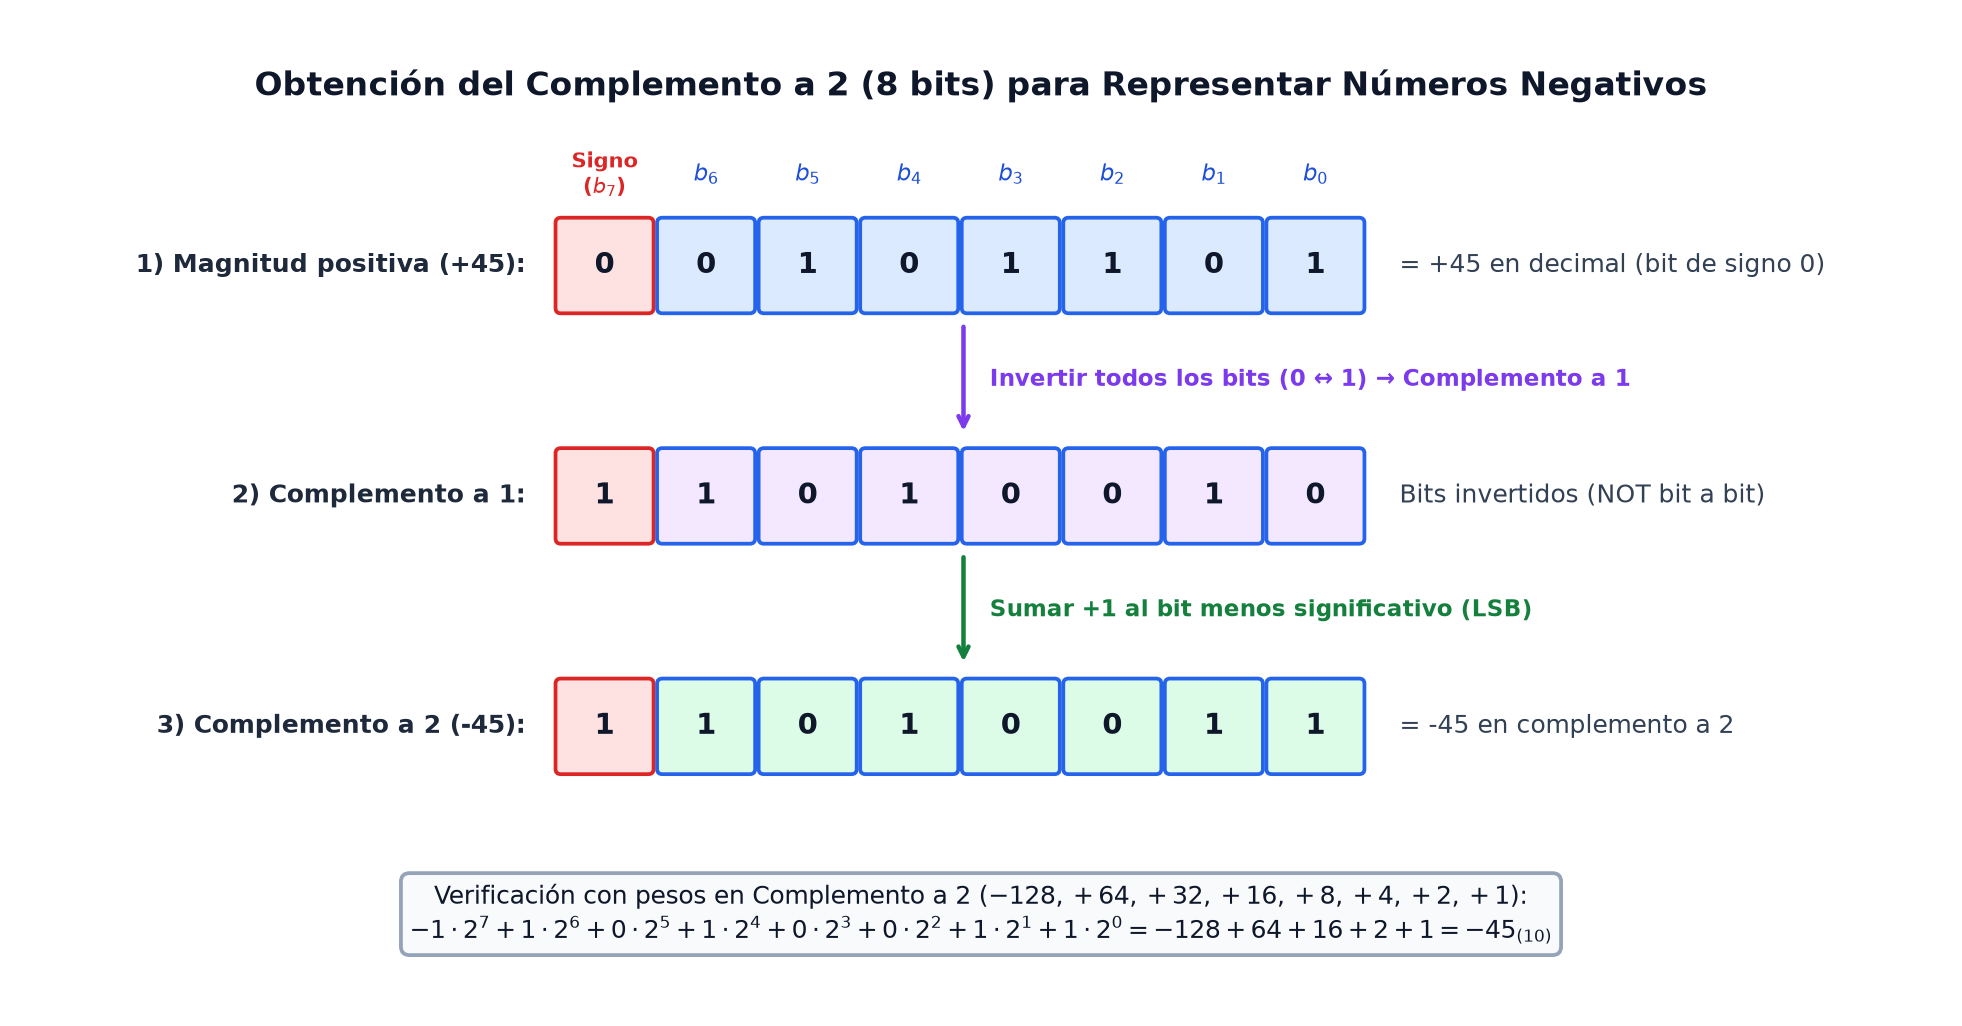

The script that saved this image:
import os
import matplotlib.pyplot as plt
import matplotlib.patches as patches

def draw_bit_row(ax, x_start, y, bits, label_left, label_right, sign_bg="#fee2e2", mag_bg="#dbeafe"):
    ax.text(x_start - 0.2, y + 0.25, label_left, ha='right', va='center', fontsize=10, fontweight='bold', color='#1e293b')
    for i, b in enumerate(bits):
        x = x_start + i * 0.58
        bg = sign_bg if i == 0 else mag_bg
        edge = '#dc2626' if i == 0 else '#2563eb'
        rect = patches.FancyBboxPatch((x, y), 0.5, 0.5, boxstyle="round,pad=0.03",
                                      facecolor=bg, edgecolor=edge, linewidth=1.5)
        ax.add_patch(rect)
        ax.text(x + 0.25, y + 0.25, b, ha='center', va='center', fontsize=11.5, fontweight='bold', color='#0f172a')
    ax.text(x_start + len(bits)*0.58 + 0.15, y + 0.25, label_right, ha='left', va='center', fontsize=9.8, color='#334155')

def main():
    fig, ax = plt.subplots(figsize=(11, 5.8), dpi=180)
    ax.set_xlim(0, 11)
    ax.set_ylim(0, 5.8)
    ax.axis('off')

    ax.text(5.5, 5.4, "Obtención del Complemento a 2 (8 bits) para Representar Números Negativos",
            ha='center', va='center', fontsize=13, fontweight='bold', color='#0f172a')

    # Column labels for bits
    x0 = 3.1
    ax.text(x0 + 0.25, 4.88, "Signo\n($b_7$)", ha='center', va='center', fontsize=8.5, fontweight='bold', color='#dc2626')
    for i in range(1, 8):
        ax.text(x0 + i*0.58 + 0.25, 4.88, f"$b_{7-i}$", ha='center', va='center', fontsize=9, color='#1d4ed8')

    # Step 1: +45 in 8 bits
    draw_bit_row(ax, x0, 4.1, "00101101", "1) Magnitud positiva (+45):", "= +45 en decimal (bit de signo 0)")

    # Arrow 1 -> 2
    ax.annotate('', xy=(5.4, 3.35), xytext=(5.4, 4.02),
                arrowprops=dict(arrowstyle='->', lw=1.8, color='#7c3aed'))
    ax.text(5.55, 3.68, "Invertir todos los bits (0 ↔ 1) → Complemento a 1",
            ha='left', va='center', fontsize=9.2, fontweight='bold', color='#7c3aed')

    # Step 2: 1's complement
    draw_bit_row(ax, x0, 2.75, "11010010", "2) Complemento a 1:", "Bits invertidos (NOT bit a bit)",
                 sign_bg="#fee2e2", mag_bg="#f3e8ff")

    # Arrow 2 -> 3
    ax.annotate('', xy=(5.4, 2.0), xytext=(5.4, 2.67),
                arrowprops=dict(arrowstyle='->', lw=1.8, color='#15803d'))
    ax.text(5.55, 2.33, "Sumar +1 al bit menos significativo (LSB)",
            ha='left', va='center', fontsize=9.2, fontweight='bold', color='#15803d')

    # Step 3: 2's complement
    draw_bit_row(ax, x0, 1.4, "11010011", "3) Complemento a 2 (-45):", "= -45 en complemento a 2",
                 sign_bg="#fee2e2", mag_bg="#dcfce7")

    # Verification box at bottom
    ax.text(5.5, 0.55,
            r"Verificación con pesos en Complemento a 2 ($-128, +64, +32, +16, +8, +4, +2, +1$):" + "\n" +
            r"$-1\cdot 2^7 + 1\cdot 2^6 + 0\cdot 2^5 + 1\cdot 2^4 + 0\cdot 2^3 + 0\cdot 2^2 + 1\cdot 2^1 + 1\cdot 2^0 = -128 + 64 + 16 + 2 + 1 = -45_{(10)}$",
            ha='center', va='center', fontsize=9.8, color='#0f172a',
            bbox=dict(boxstyle='round,pad=0.35', facecolor='#f8fafc', edgecolor='#94a3b8', lw=1.5))

    plt.tight_layout()
    out_path = os.path.join(os.path.dirname(os.path.abspath(__file__)), "complemento-a-dos-y-desbordamiento.png")
    plt.savefig(out_path, dpi=180, bbox_inches='tight', facecolor='white')
    plt.close()

if __name__ == "__main__":
    main()
